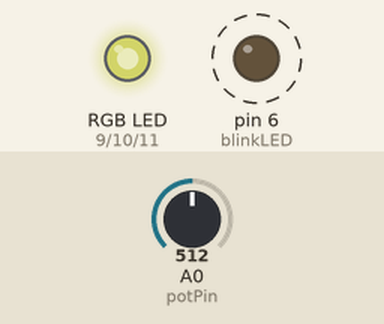
Recording of a sketch running on a simulated Arduino Uno, built with avr-gcc and run on an emulated ATmega328P. Shown: an RGB LED mixed from three pins (HIGH = lit), output pins drawn as LEDs (lit = HIGH). Dashed ring = blinking. The inputs (shaded band) are chosen by the test bench; at power-on: A0 (potPin) = 512. Dim RGB values are drawn brighter than linear.

Above: at 1.9 s.
2.0 s: A0 (potPin) set to 122
At 2.3 s:
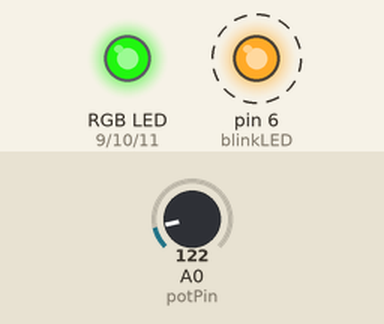
5.5 s: A0 (potPin) set to 0
At 5.76 s:
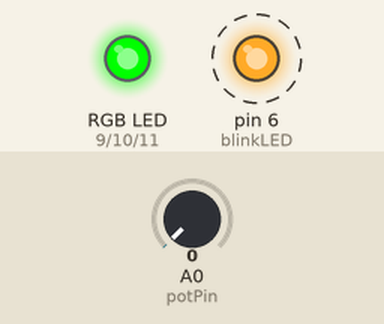
9.0 s: A0 (potPin) set to 306
At 9.3 s:
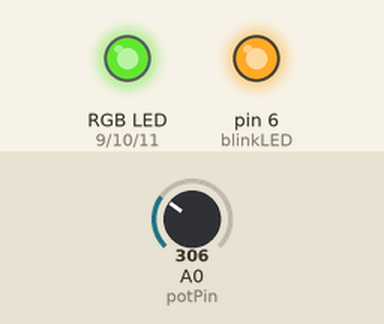
12.5 s: A0 (potPin) set to 716
At 13.3 s:
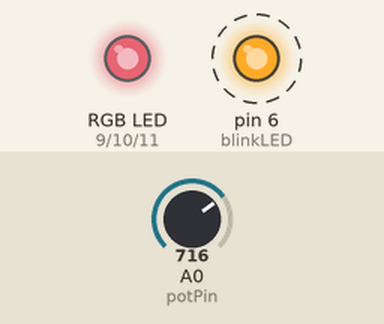
16.7 s: A0 (potPin) set to 900
At 17.4 s:
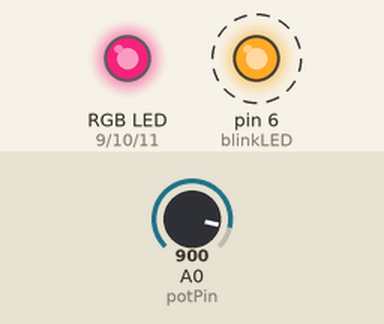
20.9 s: A0 (potPin) set to 511
At 22.9 s:
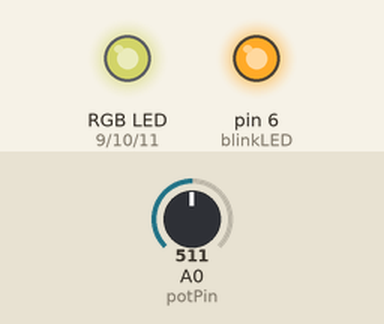
Timing chart, 0 to 26.1 s (numbered marks = the images above; inputs shaded):
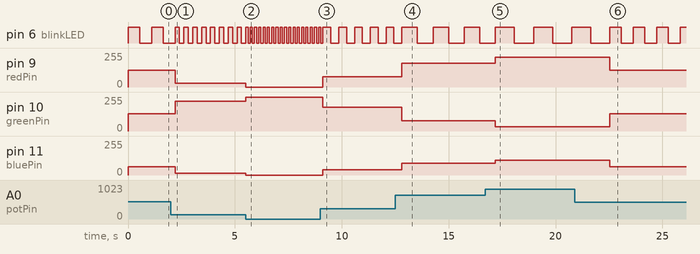

The sketch:

code.ino
```cpp
// Pins
int potPin = A0;
int blinkLED = 6;

int redPin = 9;
int greenPin = 10;
int bluePin = 11;

int potValue;
int blinkDelay;

void setup() {
  pinMode(blinkLED, OUTPUT);
  pinMode(redPin, OUTPUT);
  pinMode(greenPin, OUTPUT);
  pinMode(bluePin, OUTPUT);
}

void loop() {
  // read potentiometer (0 - 1023)
  potValue = analogRead(potPin);

  // convert to 0 - 255 for RGB
  int brightness = map(potValue, 0, 1023, 0, 255);

  // change RGB colour
  analogWrite(redPin, brightness);
  analogWrite(greenPin, 255 - brightness);
  analogWrite(bluePin, brightness / 2);

  // change blinking speed (fast ↔ slow)
  blinkDelay = map(potValue, 0, 1023, 100, 1000);

  digitalWrite(blinkLED, HIGH);
  delay(blinkDelay);
  digitalWrite(blinkLED, LOW);
  delay(blinkDelay);
}
```

Measured:
- after the input at 2.0 s, pin 6 (blinkLED): alternates HIGH for 0.21 s and LOW for 0.21 s, starting after 0.41 s; pin 9 (redPin): 127/255 → 30/255 after 0.20 s; pin 10 (greenPin): 128/255 → 225/255 after 0.20 s; pin 11 (bluePin): 63/255 → 15/255 after 0.20 s
- after the input at 5.5 s, pin 6 (blinkLED): alternates HIGH for 0.10 s and LOW for 0.10 s, starting after 0.11 s; pin 9 (redPin): 30/255 → 0/255 at once; pin 10 (greenPin): 225/255 → 255/255 at once; pin 11 (bluePin): 15/255 → 0/255 at once
- after the input at 9.0 s, pin 9 (redPin): 0/255 → 76/255 after 0.12 s; pin 10 (greenPin): 255/255 → 179/255 after 0.12 s; pin 11 (bluePin): 0/255 → 38/255 after 0.12 s
- after the input at 12.5 s, pin 6 (blinkLED): alternates HIGH for 0.73 s and LOW for 0.73 s, starting after 1.0 s; pin 9 (redPin): 76/255 → 178/255 after 0.31 s; pin 10 (greenPin): 179/255 → 77/255 after 0.31 s; pin 11 (bluePin): 38/255 → 89/255 after 0.31 s
- after the input at 16.7 s, pin 9 (redPin): 178/255 → 224/255 after 0.49 s; pin 10 (greenPin): 77/255 → 31/255 after 0.49 s; pin 11 (bluePin): 89/255 → 112/255 after 0.49 s
- after the input at 20.9 s, pin 9 (redPin): 224/255 → 127/255 after 1.6 s; pin 10 (greenPin): 31/255 → 128/255 after 1.6 s; pin 11 (bluePin): 112/255 → 63/255 after 1.6 s
- by itself, pin 6 (blinkLED): alternates HIGH for 0.55 s and LOW for 0.55 s
